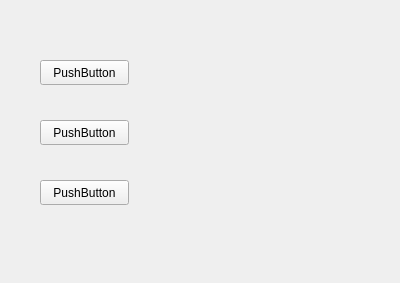
<?xml version="1.0" encoding="UTF-8"?>
<ui version="4.0">
 <class>PIM</class>
 <widget class="QWidget" name="PIM">
  <property name="geometry">
   <rect>
    <x>0</x>
    <y>0</y>
    <width>400</width>
    <height>283</height>
   </rect>
  </property>
  <property name="windowTitle">
   <string>Form</string>
  </property>
  <widget class="QPushButton" name="pushButton">
   <property name="geometry">
    <rect>
     <x>40</x>
     <y>60</y>
     <width>89</width>
     <height>25</height>
    </rect>
   </property>
   <property name="text">
    <string>PushButton</string>
   </property>
  </widget>
  <widget class="QPushButton" name="pushButton_2">
   <property name="geometry">
    <rect>
     <x>40</x>
     <y>120</y>
     <width>89</width>
     <height>25</height>
    </rect>
   </property>
   <property name="text">
    <string>PushButton</string>
   </property>
  </widget>
  <widget class="QPushButton" name="pushButton_3">
   <property name="geometry">
    <rect>
     <x>40</x>
     <y>180</y>
     <width>89</width>
     <height>25</height>
    </rect>
   </property>
   <property name="text">
    <string>PushButton</string>
   </property>
  </widget>
 </widget>
 <resources/>
 <connections/>
</ui>
